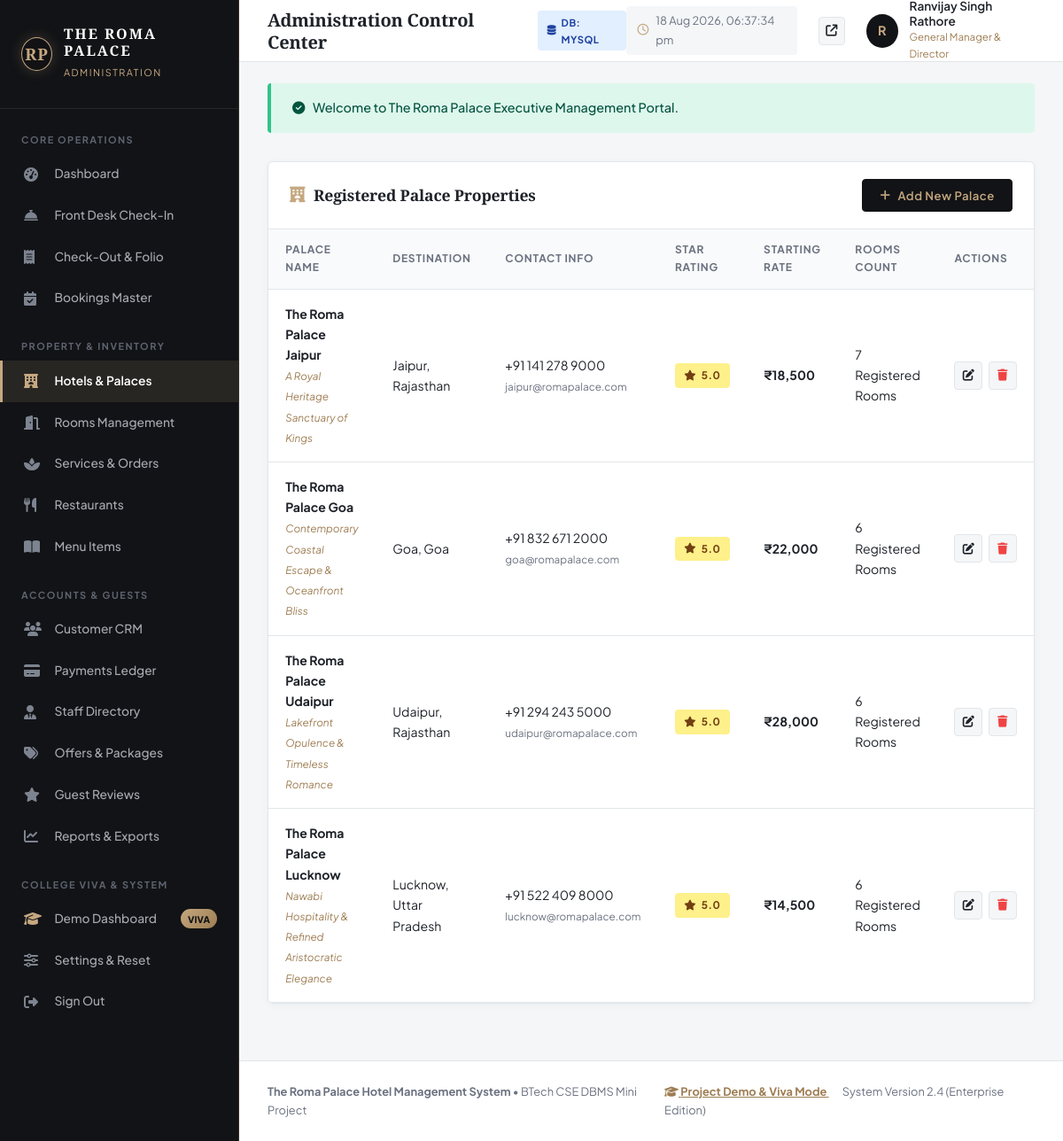
The app's page /admin/hotels.php (signed in) with its own data.
### tables this page shows
CREATE TABLE `hotels` (
    `hotel_id` INT AUTO_INCREMENT PRIMARY KEY,
    `name` VARCHAR(150) NOT NULL,
    `slug` VARCHAR(100) NOT NULL UNIQUE,
    `city` VARCHAR(80) NOT NULL,
    `state` VARCHAR(80) NOT NULL,
    `tagline` VARCHAR(200) NOT NULL,
    `address` TEXT NOT NULL,
    `phone` VARCHAR(30) NOT NULL,
    `email` VARCHAR(120) NOT NULL,
    `star_rating` DECIMAL(2,1) DEFAULT 5.0,
    `starting_price` DECIMAL(10,2) NOT NULL,
    `total_rooms` INT NOT NULL DEFAULT 30,
    `image_url` VARCHAR(255) NOT NULL,
    `description` TEXT NOT NULL,
    `highlights` TEXT NULL,
    `status` ENUM('active', 'maintenance', 'inactive') DEFAULT 'active',
    `created_at` TIMESTAMP DEFAULT CURRENT_TIMESTAMP,
    INDEX `idx_hotels_city` (`city`),
    INDEX `idx_hotels_slug` (`slug`)
);

### includes/auth.php (called while the page is built, shortened)
<?php
require_once __DIR__ . '/db.php';
function is_logged_in() {
    return isset($_SESSION['user_id']) && !empty($_SESSION['user_id']);
}
function is_admin() {
    return is_logged_in() && isset($_SESSION['role']) && $_SESSION['role'] === 'admin';
}
function current_admin() {
    $user_id = $_SESSION['user_id'];
    return db_fetch_one("SELECT a.*, u.email FROM admins a INNER JOIN users u ON a.user_id = u.user_id WHERE a.user_id = ?", [$user_id]);
}

### includes/db.php (called while the page is built, shortened)
<?php
$pdo = null;
if (getenv('USE_MYSQL') === 'true') {
    try {
        $dsn = "mysql:host=" . DB_HOST . ";port=" . DB_PORT . ";dbname=" . DB_NAME . ";charset=utf8mb4";
        $options = [
            PDO::ATTR_ERRMODE            => PDO::ERRMODE_EXCEPTION,
            PDO::ATTR_DEFAULT_FETCH_MODE => PDO::FETCH_ASSOC,
            PDO::ATTR_EMULATE_PREPARES   => false,
            PDO::ATTR_TIMEOUT            => 2
        ];
        $pdo = new PDO($dsn, DB_USER, DB_PASS, $options);
        $testStmt = $pdo->query("SELECT 1 FROM hotels LIMIT 1");
        $db_driver = 'mysql';
    } catch (Exception $e) {
        $pdo = setup_sqlite_fallback();
        $db_driver = 'sqlite';
    }
} else {
    try {
        $dsn = "mysql:host=" . DB_HOST . ";port=" . DB_PORT . ";dbname=" . DB_NAME . ";charset=utf8mb4";
        $options = [
            PDO::ATTR_ERRMODE            => PDO::ERRMODE_EXCEPTION,
            PDO::ATTR_DEFAULT_FETCH_MODE => PDO::FETCH_ASSOC,
            PDO::ATTR_EMULATE_PREPARES   => false,
            PDO::ATTR_TIMEOUT            => 1
        ];
        $testPdo = new PDO($dsn, DB_USER, DB_PASS, $options);
        $pdo = $testPdo;
    } catch (Exception $e) {
        $pdo = setup_sqlite_fallback();
        $db_driver = 'sqlite';
    }
}
function db_query($query, $params = []) {
    global $pdo;
    $stmt = $pdo->prepare($query);
    $stmt->execute($params);
    return $stmt;
}
function db_fetch_all($query, $params = []) {
    $stmt = db_query($query, $params);
    return $stmt->fetchAll();
}
function db_fetch_one($query, $params = []) {
    $stmt = db_query($query, $params);
    return $stmt->fetch() ?: null;
}
function format_inr($amount) {
    return '₹' . number_format((float)$amount, 0, '.', ',');
}

### admin/hotels.php (the view, shortened to what this page needs)
<?php
require_once __DIR__ . '/includes/admin-header.php';
$hotels = db_fetch_all("SELECT h.*, (SELECT COUNT(*) FROM rooms r WHERE r.hotel_id = h.hotel_id) AS actual_rooms_count
                        FROM hotels h ORDER BY h.hotel_id ASC");
?>
<div class="admin-card">
  <div class="admin-card-header">
    <h3 class="admin-card-title"><i class="fa-solid fa-hotel text-gold"></i> Registered Palace Properties</h3>
    <div class="admin-actions-bar">
      <button type="button" class="admin-btn-primary" onclick="openHotelModal()">
        <i class="fa-solid fa-plus"></i> Add New Palace
      </button>
    </div>
  </div>
  <div class="admin-table-responsive">
    <table class="admin-table">
      <thead>
        <tr>
          <th>Palace Name</th>
          <th>Destination</th>
          <th>Contact Info</th>
          <th>Star Rating</th>
          <th>Starting Rate</th>
          <th>Rooms Count</th>
          <th>Actions</th>
        </tr>
      </thead>
      <tbody>
        <?php foreach ($hotels as $ht): ?>
          <tr>
            <td>
              <strong><?php echo htmlspecialchars($ht['name']); ?></strong><br>
              <small style="color: var(--color-gold-dark); font-style: italic;"><?php echo htmlspecialchars($ht['tagline']); ?></small>
            </td>
            <td><?php echo htmlspecialchars($ht['city'] . ', ' . $ht['state']); ?></td>
            <td>
              <?php echo htmlspecialchars($ht['phone']); ?><br>
              <small style="color: var(--admin-text-muted);"><?php echo htmlspecialchars($ht['email']); ?></small>
            </td>
            <td><span class="badge badge-warning"><i class="fa-solid fa-star"></i> <?php echo number_format($ht['star_rating'], 1); ?></span></td>
            <td><strong><?php echo format_inr($ht['starting_price']); ?></strong></td>
            <td><?php echo $ht['actual_rooms_count']; ?> Registered Rooms</td>
            <td>
              <div class="action-btn-group">
                <button type="button" class="btn-action-icon" title="Edit Property" onclick='editHotelModal(<?php echo json_encode($ht); ?>)'>
                  <i class="fa-solid fa-pen-to-square"></i>
                </button>
                <form method="POST" action="hotels.php" onsubmit="return confirm('Delete hotel property?');" style="display: inline;">
                  <button type="submit" class="btn-action-icon" style="color: #EF4444;" title="Delete Property">
                    <i class="fa-solid fa-trash"></i>
                  </button>
                </form>
              </div>
            </td>
          </tr>
        <?php endforeach; ?>
      </tbody>
    </table>
  </div>
</div>
<?php require_once __DIR__ . '/includes/admin-footer.php'; ?>

### admin/includes/admin-header.php (shortened to what this page needs)
<?php
require_once __DIR__ . '/../../includes/db.php';
require_once __DIR__ . '/../../includes/auth.php';
$currentAdmin = current_admin() ?: ['full_name' => 'Ranvijay Singh Rathore', 'role_title' => 'General Manager'];
$currentAdminPage = basename($_SERVER['PHP_SELF']);
?>
<!DOCTYPE html>
<html lang="en">
<head>
  <link rel="stylesheet" href="https://cdnjs.cloudflare.com/ajax/libs/font-awesome/6.5.1/css/all.min.css">
  <link rel="stylesheet" href="../assets/css/style.css">
  <link rel="stylesheet" href="../assets/css/admin.css">
</head>
<body class="admin-body">
  <aside class="admin-sidebar">
    <a href="dashboard.php" class="admin-brand" style="text-decoration: none;">
      <div class="rp-monogram">
        <span>RP</span>
      </div>
      <div class="admin-brand-text">
        <h2>THE ROMA PALACE</h2>
        <span>ADMINISTRATION</span>
      </div>
    </a>
    <div class="admin-nav-section">
      <div class="admin-nav-title">CORE OPERATIONS</div>
      <ul class="admin-nav-list">
        <li class="admin-nav-item <?php echo ($currentAdminPage === 'dashboard.php') ? 'active' : ''; ?>">
          <a href="dashboard.php"><i class="fa-solid fa-gauge-high"></i> <span>Dashboard</span></a>
        </li>
        <li class="admin-nav-item <?php echo ($currentAdminPage === 'checkin.php') ? 'active' : ''; ?>">
          <a href="checkin.php"><i class="fa-solid fa-bell-concierge"></i> <span>Front Desk Check-In</span></a>
        </li>
        <li class="admin-nav-item <?php echo ($currentAdminPage === 'checkout.php') ? 'active' : ''; ?>">
          <a href="checkout.php"><i class="fa-solid fa-receipt"></i> <span>Check-Out & Folio</span></a>
        </li>
        <li class="admin-nav-item <?php echo ($currentAdminPage === 'bookings.php') ? 'active' : ''; ?>">
          <a href="bookings.php"><i class="fa-solid fa-calendar-check"></i> <span>Bookings Master</span></a>
        </li>
      </ul>
      <div class="admin-nav-title" style="margin-top: 1rem;">PROPERTY & INVENTORY</div>
      <ul class="admin-nav-list">
        <li class="admin-nav-item <?php echo ($currentAdminPage === 'hotels.php') ? 'active' : ''; ?>">
          <a href="hotels.php"><i class="fa-solid fa-hotel"></i> <span>Hotels & Palaces</span></a>
        </li>
        <li class="admin-nav-item <?php echo ($currentAdminPage === 'rooms.php') ? 'active' : ''; ?>">
          <a href="rooms.php"><i class="fa-solid fa-door-open"></i> <span>Rooms Management</span></a>
        </li>
        <li class="admin-nav-item <?php echo ($currentAdminPage === 'services.php') ? 'active' : ''; ?>">
          <a href="services.php"><i class="fa-solid fa-spa"></i> <span>Services & Orders</span></a>
        </li>
        <li class="admin-nav-item <?php echo ($currentAdminPage === 'restaurants.php') ? 'active' : ''; ?>">
          <a href="restaurants.php"><i class="fa-solid fa-utensils"></i> <span>Restaurants</span></a>
        </li>
        <li class="admin-nav-item <?php echo ($currentAdminPage === 'menu.php') ? 'active' : ''; ?>">
          <a href="menu.php"><i class="fa-solid fa-book-open"></i> <span>Menu Items</span></a>
        </li>
      </ul>
      <div class="admin-nav-title" style="margin-top: 1rem;">ACCOUNTS & GUESTS</div>
      <ul class="admin-nav-list">
        <li class="admin-nav-item <?php echo ($currentAdminPage === 'customers.php') ? 'active' : ''; ?>">
          <a href="customers.php"><i class="fa-solid fa-users"></i> <span>Customer CRM</span></a>
        </li>
        <li class="admin-nav-item <?php echo ($currentAdminPage === 'payments.php') ? 'active' : ''; ?>">
          <a href="payments.php"><i class="fa-solid fa-credit-card"></i> <span>Payments Ledger</span></a>
        </li>
        <li class="admin-nav-item <?php echo ($currentAdminPage === 'staff.php') ? 'active' : ''; ?>">
          <a href="staff.php"><i class="fa-solid fa-user-tie"></i> <span>Staff Directory</span></a>
        </li>
        <li class="admin-nav-item <?php echo ($currentAdminPage === 'offers.php') ? 'active' : ''; ?>">
          <a href="offers.php"><i class="fa-solid fa-tags"></i> <span>Offers & Packages</span></a>
        </li>
        <li class="admin-nav-item <?php echo ($currentAdminPage === 'reviews.php') ? 'active' : ''; ?>">
          <a href="reviews.php"><i class="fa-solid fa-star"></i> <span>Guest Reviews</span></a>
        </li>
        <li class="admin-nav-item <?php echo ($currentAdminPage === 'reports.php') ? 'active' : ''; ?>">
          <a href="reports.php"><i class="fa-solid fa-chart-line"></i> <span>Reports & Exports</span></a>
        </li>
      </ul>
      <div class="admin-nav-title" style="margin-top: 1rem;">COLLEGE VIVA & SYSTEM</div>
      <ul class="admin-nav-list">
        <li class="admin-nav-item <?php echo ($currentAdminPage === 'demo-presentation.php') ? 'active' : ''; ?>">
          <a href="demo-presentation.php">
            <i class="fa-solid fa-graduation-cap text-gold"></i>
            <span>Demo Dashboard</span>
            <span class="admin-badge-viva">Viva</span>
          </a>
        </li>
        <li class="admin-nav-item <?php echo ($currentAdminPage === 'settings.php') ? 'active' : ''; ?>">
          <a href="settings.php"><i class="fa-solid fa-sliders"></i> <span>Settings & Reset</span></a>
        </li>
        <li class="admin-nav-item">
          <a href="logout.php"><i class="fa-solid fa-right-from-bracket"></i> <span>Sign Out</span></a>
        </li>
      </ul>
    </div>
  </aside>
  <div class="admin-main-wrapper">
    <header class="admin-top-header">
      <div class="admin-header-left">
        <h1 class="admin-page-title"><?php echo isset($pageHeading) ? htmlspecialchars($pageHeading) : 'Administration Control Center'; ?></h1>
        <span class="badge badge-info" style="font-size: 0.7rem;">
          <i class="fa-solid fa-database"></i> DB: <?php echo strtoupper(CURRENT_DB_DRIVER); ?>
        </span>
      </div>
      <div class="admin-header-right">
        <div class="admin-time-badge">
          <i class="fa-regular fa-clock text-gold"></i>
          <span id="adminLiveClock">--:--:--</span>
        </div>
        <a href="../index.php" target="_blank" class="btn-action-icon" title="Preview Public Luxury Website">
          <i class="fa-solid fa-arrow-up-right-from-square"></i>
        </a>
        <div class="admin-user-menu">
          <div class="admin-avatar">
            <?php echo strtoupper(substr($currentAdmin['full_name'], 0, 1)); ?>
          </div>
          <div class="admin-user-info">
            <span class="admin-user-name"><?php echo htmlspecialchars($currentAdmin['full_name']); ?></span>
            <span class="admin-user-role"><?php echo htmlspecialchars($currentAdmin['role_title']); ?></span>
          </div>
        </div>
      </div>
    </header>
    <?php if (isset($_SESSION['flash_success'])): ?>
      <div style="margin: 1.5rem 2rem 0 2rem; background: #DEF7EC; color: #03543F; padding: 1rem 1.5rem; border-radius: 4px; border-left: 4px solid #31C48D; font-weight: 500; font-size: 0.9rem;">
        <i class="fa-solid fa-circle-check" style="margin-right: 6px;"></i>
        <?php echo htmlspecialchars($_SESSION['flash_success']); unset($_SESSION['flash_success']); ?>
      </div>
    <?php endif; ?>
    <main class="admin-content-body">

### assets/css/style.css (style rules this page uses)
:root { --color-charcoal: #121316; --color-charcoal-deep: #0C0D0F; --color-espresso: #1F1A17; --color-graphite: #2B2A27; --color-gold: #C5A880; --color-gold-light: #DFCAAB; --color-gold-dark: #9E7D52; --color-gold-antique: #B89758; --color-gold-glow: rgba(197, 168, 128, 0.25); --color-ivory: #FBF9F5; --color-cream: #F5F0E6; --color-beige: #ECE6DC; --color-white: #FFFFFF; --text-dark: #121316; --text-dark-secondary: #4A4744; --text-muted: #736F6B; --text-light: #FFFFFF; --text-light-secondary: #EBE6DF; --text-gold: #C5A880; --border-light: rgba(18, 19, 22, 0.08); --border-gold: rgba(197, 168, 128, 0.4); --border-gold-solid: #C5A880; --shadow-soft: 0 10px 30px rgba(0, 0, 0, 0.06); --shadow-elevated: 0 20px 45px rgba(0, 0, 0, 0.12); --shadow-luxury: 0 30px 60px rgba(18, 19, 22, 0.18); --font-serif-title: 'Playfair Display', Georgia, serif; --font-serif-brand: 'Cinzel', 'Playfair Display', serif; --font-sans: 'Plus Jakarta Sans', -apple-system, BlinkMacSystemFont, sans-serif; --font-accent: 'Montserrat', sans-serif; --trans-smooth: all 0.35s cubic-bezier(0.16, 1, 0.3, 1); --trans-slow: all 0.6s cubic-bezier(0.16, 1, 0.3, 1); }
*, *::before, *::after { box-sizing: border-box; margin: 0; padding: 0; }
html { scroll-behavior: smooth; font-size: 16px; background-color: var(--color-ivory); color: var(--text-dark); }
body { font-family: var(--font-sans); line-height: 1.65; font-weight: 400; background-color: var(--color-ivory); color: var(--text-dark); overflow-x: hidden; -webkit-font-smoothing: antialiased; -moz-osx-font-smoothing: grayscale; }
a { color: inherit; text-decoration: none; transition: var(--trans-smooth); }
ul, ol { list-style: none; }
button, input, select, textarea { font-family: inherit; font-size: inherit; outline: none; }
h1, h2, h3, h4, h5, h6 { font-family: var(--font-serif-title); color: var(--text-dark); font-weight: 600; line-height: 1.25; letter-spacing: -0.01em; }
h1 { font-size: clamp(2.2rem, 4.5vw, 3.8rem); font-weight: 700; }
h2 { font-size: clamp(1.8rem, 3.2vw, 2.6rem); font-weight: 600; }
h3 { font-size: clamp(1.3rem, 2.2vw, 1.8rem); font-weight: 600; }
.text-gold { color: var(--color-gold) !important; }
.rp-monogram { width: 44px; height: 44px; border: 1.5px solid var(--color-gold); border-radius: 50%; display: flex; align-items: center; justify-content: center; position: relative; transition: var(--trans-smooth); background: rgba(18, 19, 22, 0.4); box-shadow: 0 0 15px var(--color-gold-glow); }
.rp-monogram span { font-family: var(--font-serif-brand); font-size: 1.15rem; font-weight: 700; color: var(--color-gold); letter-spacing: 1px; }

### records on screen
hotels: name "The Roma Palace Jaipur", tagline "A Royal Heritage Sanctuary of Kings", city+state "Jaipur, Rajasthan", phone "+91 141 278 9000", email "jaipur@romapalace.com", star_rating "5.0", starting_price "₹18,500", actual_rooms_count "7"
hotels: name "The Roma Palace Goa", tagline "Contemporary Coastal Escape & Oceanfront Bliss", city+state "Goa, Goa", phone "+91 832 671 2000", email "goa@romapalace.com", star_rating "5.0", starting_price "₹22,000", actual_rooms_count "6"
hotels: name "The Roma Palace Udaipur", tagline "Lakefront Opulence & Timeless Romance", city+state "Udaipur, Rajasthan", phone "+91 294 243 5000", email "udaipur@romapalace.com", star_rating "5.0", starting_price "₹28,000", actual_rooms_count "6"
hotels: name "The Roma Palace Lucknow", tagline "Nawabi Hospitality & Refined Aristocratic Elegance", city+state "Lucknow, Uttar Pradesh", phone "+91 522 409 8000", email "lucknow@romapalace.com", star_rating "5.0", starting_price "₹14,500", actual_rooms_count "6"

### other values on screen
CURRENT_DB_DRIVER "MYSQL"
substr($currentAdmin['full_name'], 0, 1) "R"
$currentAdmin['full_name'] "Ranvijay Singh Rathore"
$currentAdmin['role_title'] "General Manager & Director"
$_SESSION['flash_success'] "Welcome to The Roma Palace Executive Management Portal."
